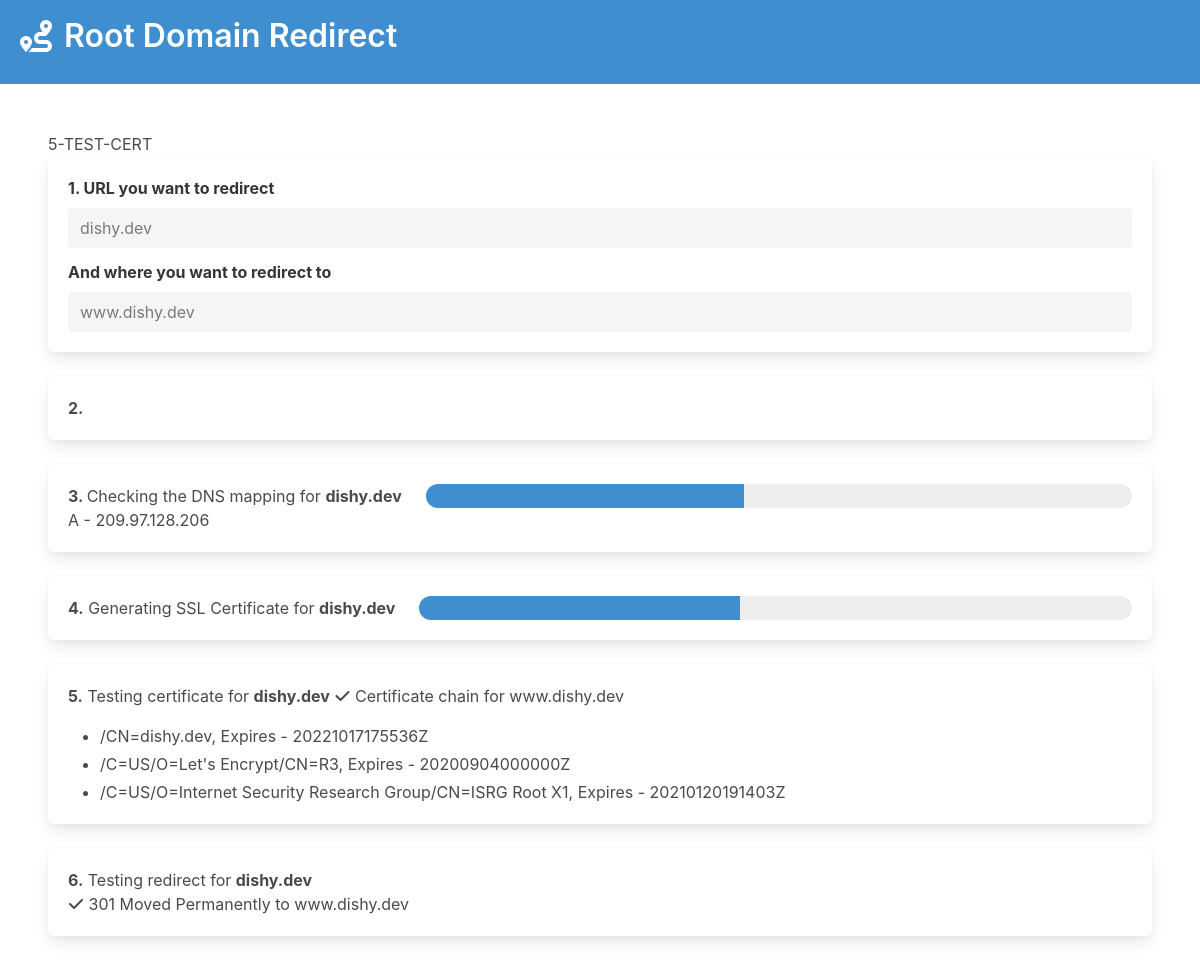
/app/processing/1/, run on an earlier commit of the app's database.
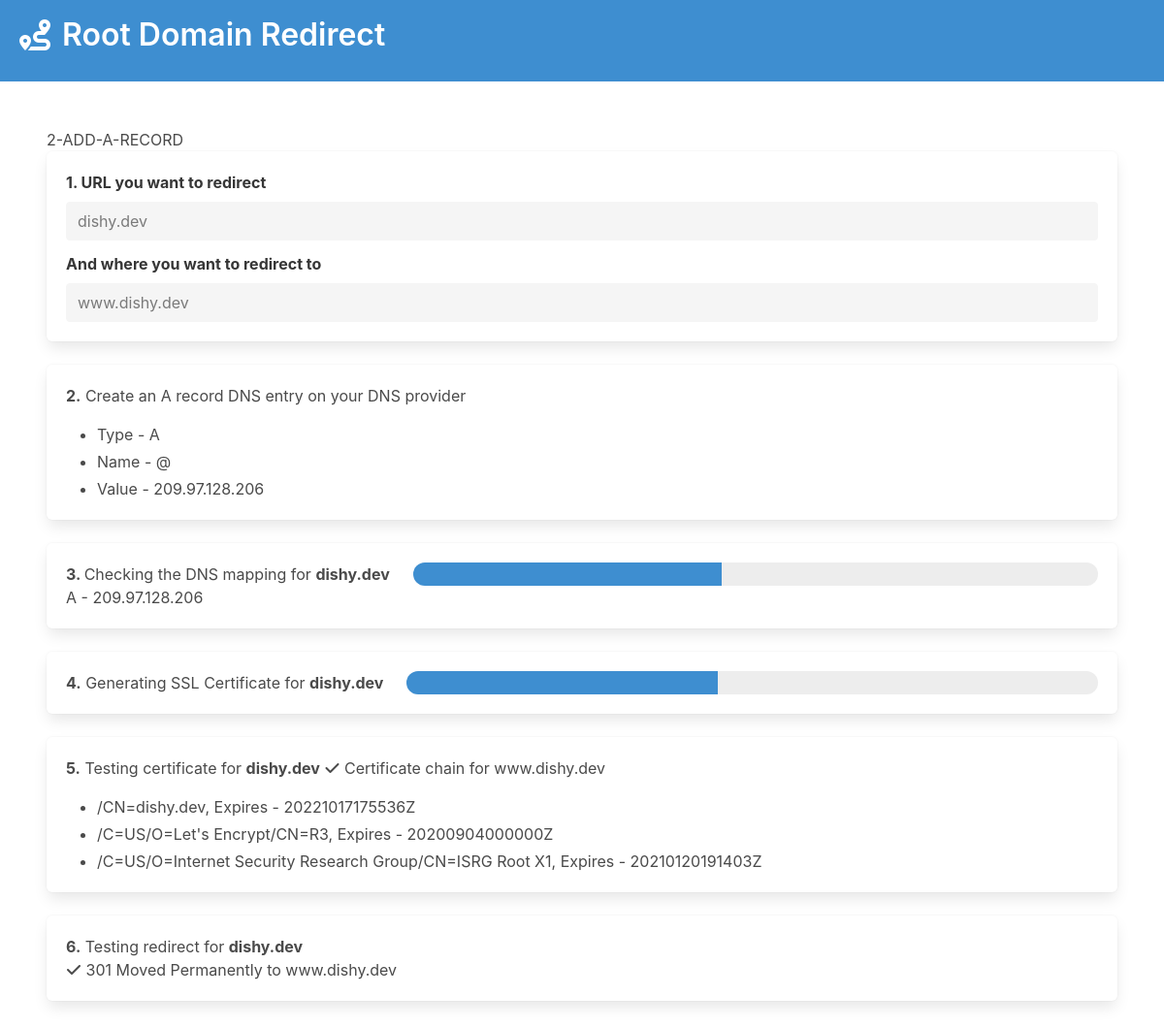
And on a later commit of the database.
### app/models.py (models this page shows, shortened)
class Site(models.Model):
    source_url = models.CharField(max_length=2048)
    target_url = models.CharField(max_length=2048)
    private_key = models.TextField()
    fullchain_key = models.TextField()
    class ProvisioningState(models.TextChoices):
        ONE_GET_URL = '1-GET-USER-URL', _('1 - Get user urls'),
        TWO_ADD_A_RECORD = '2-ADD-A-RECORD', _('2 - Add A record'),
        THREE_CHECK_A_RECORD = '3-CHECK-A-RECORD', _('3 - Checking A record mapping'),
        FOUR_GENERATE_CERT = '4-GENERATE-CERT', _('4 - Generating certificate')
        FIVE_TEST_CERT = '5-TEST-CERT', _('5 - Testing SSL certificate'),
        SIX_TEST_REDIRECT = '6-TEST-REDIRECT', _('6 - Testing redirect'),
        VALID = "VALID", _('Valid entry')
    provisioning_state = models.CharField(
        max_length=32,
        choices = ProvisioningState.choices,
        default = ProvisioningState.ONE_GET_URL
    )
    a_record_state = models.TextField()

### app/views.py (the view)
# urls.py: path('processing/<int:process_id>/', views.ProcessingView.as_view(), name='processing view')
class ProcessingView(DetailView):
    model = Site
    template_name = "processing.html"
    slug_field = 'id'
    slug_url_kwarg = 'process_id'
    context_object_name = 'site'

### templates/processing.html (shortened to what this page needs)
{% extends "base.html" %}
{% block content %}
{{ site.provisioning_state }}
<div class="box">
    {% if site.provisioning_state == "1-GET-USER-URL" %}
    <div class="field">
        <label class="label">1. URL you want to redirect</label>
        <div class="control">
          <input class="input" type="email" placeholder="e.g. alex@example.com">
        </div>
    </div>
    <div class="field">
        <label class="label">And where you want to redirect to</label>
        <div class="control">
          <input class="input" type="email" placeholder="e.g. alex@example.com">
        </div>
    </div>
    <button class="button is-primary">Next</button>
    {% else %}
    <div class="field">
        <label class="label">1. URL you want to redirect</label>
        <div class="control">
          <input class="input" value="{{ site.source_url }}"disabled>
        </div>
    </div>
    <div class="field">
        <label class="label">And where you want to redirect to</label>
        <div class="control">
          <input class="input" value="{{ site.target_url }}" disabled>
        </div>
    </div>
    {% endif %}
</div>
<div class="box">
    <div class="content">
        {% if site.provisioning_state == "2-ADD-A-RECORD" %}
        <b>2.</b>
        Create an A record DNS entry on your DNS provider
        <ul>
            <li>Type - A</li>
            <li>Name - @</li>
            <li>Value - 209.97.128.206</li>
        </ul>
        {% else %}
        <b>2.</b>
        {% endif %}
    </div>
</div>
<div class="box">
    <div class="columns is-mobile">
        <div class="column is-narrow">
            <b>3. </b> Checking the DNS mapping for <b>dishy.dev</b>
        </div>
        <div class="column">
            <progress class="progress is-large is-info" max="100">60%</progress>
        </div>
    </div>
    {{ site.a_record_state }}
</div>
<div class="box">
    <div class="columns is-mobile">
        <div class="column is-narrow">
            <b>4.</b> Generating SSL Certificate for <b>dishy.dev</b>
        </div>
        <div class="column">
            <progress class="progress is-large is-info" max="100">60%</progress>
        </div>
    </div>
</div>
<div class="box">
    <b>5.</b> Testing certificate for <b>dishy.dev</b>
    <i class="fa-solid fa-check"></i> Certificate chain for www.dishy.dev
    <div class="content">
        <ul>
            <li>/CN=dishy.dev, Expires - 20221017175536Z</li>
            <li>/C=US/O=Let's Encrypt/CN=R3, Expires - 20200904000000Z</li>
            <li>/C=US/O=Internet Security Research Group/CN=ISRG Root X1, Expires - 20210120191403Z</li>
        </ul>
    </div>
</div>
<div class="box">
    <b>6.</b> Testing redirect for <b>dishy.dev</b>
    <i class="fa-solid fa-check"></i> 301 Moved Permanently to www.dishy.dev
</div>
{% endblock %}

### templates/base.html (shortened to what this page needs)
<!DOCTYPE html>
<html lang="en">
<head>
    {% load static %}
    <link rel="stylesheet" href="{% static 'bulma.min.css' %}">
    <link rel="stylesheet" href="{% static 'all.min.css' %}"/>
</head>
<body>
    <section class="hero is-info is-small">
        <div class="hero-body">
            <p class="title">
                <span class="icon-text">
                    <span class="icon">
                      <i class="fa-solid fa-route"></i>
                    </span>
                    <span>&nbsp;Root Domain Redirect</span>
                </span>
            </p>
        </div>
    </section>
    <section class="section">
        {% block content %} {% endblock %}
    </section>
</body>
</html>

What changed in the data, as far as the page shows it:
changed Site "dishy.dev": provisioning_state "5-TEST-CERT" → "2-ADD-A-RECORD"
Also different on the page:
text now shown: "Create an A record DNS entry on your DNS provider Type - A Name - @ Value - 209.97.128.206"
